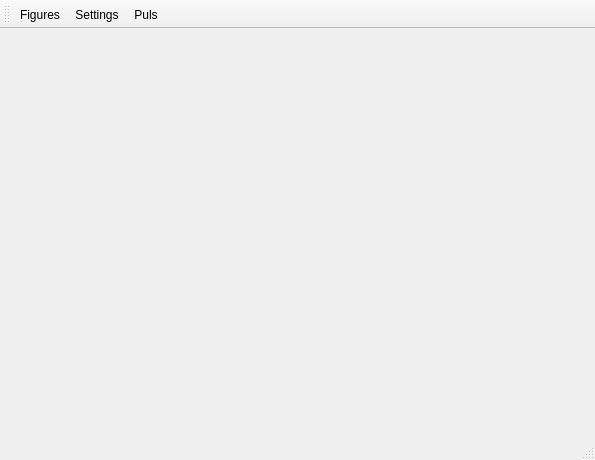
<?xml version="1.0" encoding="UTF-8"?>
<ui version="4.0">
 <class>MainWindow</class>
 <widget class="QMainWindow" name="MainWindow">
  <property name="geometry">
   <rect>
    <x>0</x>
    <y>0</y>
    <width>595</width>
    <height>460</height>
   </rect>
  </property>
  <property name="windowTitle">
   <string>MainWindow</string>
  </property>
  <widget class="QWidget" name="centralWidget"/>
  <widget class="QMenuBar" name="menuBar">
   <property name="geometry">
    <rect>
     <x>0</x>
     <y>0</y>
     <width>595</width>
     <height>20</height>
    </rect>
   </property>
  </widget>
  <widget class="QToolBar" name="mainToolBar">
   <attribute name="toolBarArea">
    <enum>TopToolBarArea</enum>
   </attribute>
   <attribute name="toolBarBreak">
    <bool>false</bool>
   </attribute>
   <addaction name="actionFigures"/>
   <addaction name="actionSettings"/>
   <addaction name="actionPuls"/>
  </widget>
  <widget class="QStatusBar" name="statusBar"/>
  <action name="actionFigures">
   <property name="text">
    <string>Figures</string>
   </property>
  </action>
  <action name="actionSettings">
   <property name="text">
    <string>Settings</string>
   </property>
  </action>
  <action name="actionPuls">
   <property name="text">
    <string>Puls</string>
   </property>
  </action>
 </widget>
 <layoutdefault spacing="6" margin="11"/>
 <resources/>
 <connections/>
</ui>
